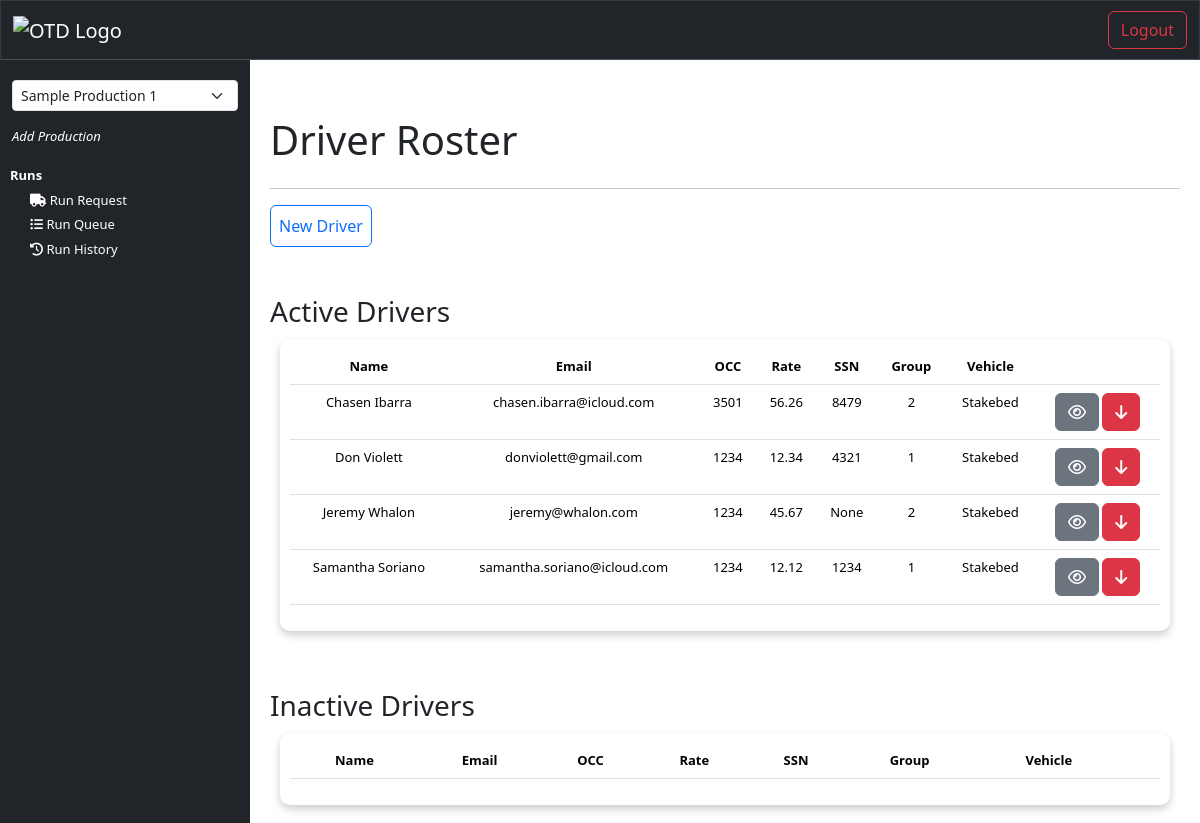
Page /driver_roster (signed in) on the committed database.
### transportation/models.py (models this page shows, shortened)
class Driver(models.Model):
    user = models.OneToOneField(settings.AUTH_USER_MODEL, on_delete=models.CASCADE)  # Use custom user model
    production_title = models.CharField(max_length=150, null=True, blank=True)
    first_name = models.CharField(max_length=150, null=True, blank=True)
    last_name = models.CharField(max_length=150, null=True, blank=True)
    driver_email = models.EmailField(_('email address'), null=True, blank=True)
    driver_phone = models.CharField(max_length=15, null=True, blank=True)
    occupation_code = models.CharField(max_length=4, null=True, blank=True)
    production_status = models.CharField(max_length=50, null=True, blank=True) # On production or off production
    rate = models.DecimalField(max_digits=6, decimal_places=2, null=True, blank=True)
    grouping = models.IntegerField(null=True, blank=True)
    local = models.IntegerField(null=True, blank=True)
    last_4 = models.CharField(max_length=6, null=True, blank=True)
    assigned_truck = models.ManyToManyField('Equipment', related_name='assigned_truck', limit_choices_to={'equipment_type_1': 'truck'})
    assigned_trailer = models.ManyToManyField('Equipment', related_name='assigned_trailer', limit_choices_to={'equipment_type_1': 'trailer'})
    supporting_department = models.ForeignKey(Department, null=True, blank=True, on_delete=models.CASCADE, related_name='drivers')
    is_active = models.BooleanField(default=True)

### interface/views.py (the view)
# urls.py: path('driver_roster', views.driver_roster, name="driver_roster"),
@login_required(login_url='login')
def driver_roster(request):
    drivers = Driver.objects.all()
    user = get_object_or_404(NewUser, id=request.user.id)
    user_productions = user.productions.filter(is_active=True)
    production_title_in_session = request.session.get('production_title')
    if production_title_in_session:
        drivers = drivers.filter(production_title=production_title_in_session)
    context = {
        'drivers': drivers,
        'user_productions': user_productions,
    }
    return render(request, 'interface/driver_roster.html', context=context)

### interface/templates/interface/driver_roster.html (shortened to what this page needs)
{% extends 'interface/layout.html' %}
{% load crispy_forms_tags %}
{% block content %}
    <main>
      <br>
      <div class="container">
        <div>
          <br>
          <div class="card-title d-flex justify-content-between">
            <h1>Driver Roster</h1>
          </div>
          <hr>
          <form method="post" action="{% url 'add_driver' %}">
            <button type="submit" class="btn btn-outline-primary p-2">New Driver</button>
          </form>
          <br><br>
          <h3>Active Drivers</h3>
          <div class="table-responsive card-body">
              <table class="table">
                  <thead>
                    <tr>
                      <th scope="col">Name</th>
                      <th class="hidden-column" scope="col">Email</th>
                      <th class="hidden-column" scope="col">OCC</th>
                      <th class="hidden-column" scope="col">Rate</th>
                      <th class="hidden-column" scope="col">SSN</th>
                      <th scope="col">Group</th>
                      <th scope="col">Vehicle</th>
                      <th scope="col"></th>
                    </tr>
                  </thead>
                  <tbody>
                      {% for driver in drivers %}
                        {% if driver.is_active %}
                          <tr>
                              <td scope="row"> {{driver.first_name}} {{driver.last_name}}</td>
                              <td class="hidden-column" >{{ driver.driver_email }}</td>
                              <td class="hidden-column" >{{ driver.occupation_code }}</td>
                              <td class="hidden-column" >{{ driver.rate }}</td>
                              <td class="hidden-column" >{{ driver.last_4 }}</td>
                              <td>{{ driver.grouping }}</td>
                              <td>Stakebed</td>
                              <td>
                                <a class="btn btn-secondary" href="{% url 'view_driver' driver.id %}" title="deactivate_driver"><i class="fa fa-eye"></i></a>
                                  <a class="btn btn-danger" href="{% url 'deactivate_driver' driver.id %}" title="deactivate_driver"><i class="fa fa-arrow-down"></i></a>
                              </td>
                          </tr>
                        {% endif %}
                      {% endfor %}
                  </tbody>
              </table>
          </div>
          <br><br>
          <h3>Inactive Drivers</h3>
          <div class="table-responsive card-body">
              <table class="table">
                  <thead>
                    <tr>
                      <th scope="col">Name</th>
                      <th class="hidden-column" scope="col">Email</th>
                      <th class="hidden-column" scope="col">OCC</th>
                      <th class="hidden-column" scope="col">Rate</th>
                      <th class="hidden-column" scope="col">SSN</th>
                      <th scope="col">Group</th>
                      <th scope="col">Vehicle</th>
                      <th scope="col"></th>
                    </tr>
                  </thead>
              </table>
          </div>
        </div>
      </div>
    </main>
{% endblock %}

### static/css/style.css (style rules this page uses)
body { padding: 0; margin: 0; background-color: white; }
main { margin: 0; padding: 0; }
.card-body { padding: 20px; margin: 20px; border-radius: 10px; box-shadow: 0 4px 8px 0 rgba(0,0,0,0.2); background-color: white; }
td, th { text-align: center; }
@media (min-width: 768px) { .card-body { padding: 10px; margin: 10px; font-size: small; } }
@media (min-width: 994px) { th { white-space: nowrap; } }

### rows in the picture
Driver: first_name "Chasen", last_name "Ibarra", driver_email "chasen.ibarra@icloud.com", occupation_code "3501", rate "56.26", last_4 "8479", grouping "2"
Driver: first_name "Don", last_name "Violett", driver_email "donviolett@gmail.com", occupation_code "1234", rate "12.34", last_4 "4321", grouping "1"
Driver: first_name "Jeremy", last_name "Whalon", driver_email "jeremy@whalon.com", occupation_code "1234", rate "45.67", last_4 "None", grouping "2"
Driver: first_name "Samantha", last_name "Soriano", driver_email "samantha.soriano@icloud.com", occupation_code "1234", rate "12.12", last_4 "1234", grouping "1"

### other values in the picture
form field production_title "Sample Production 1"
